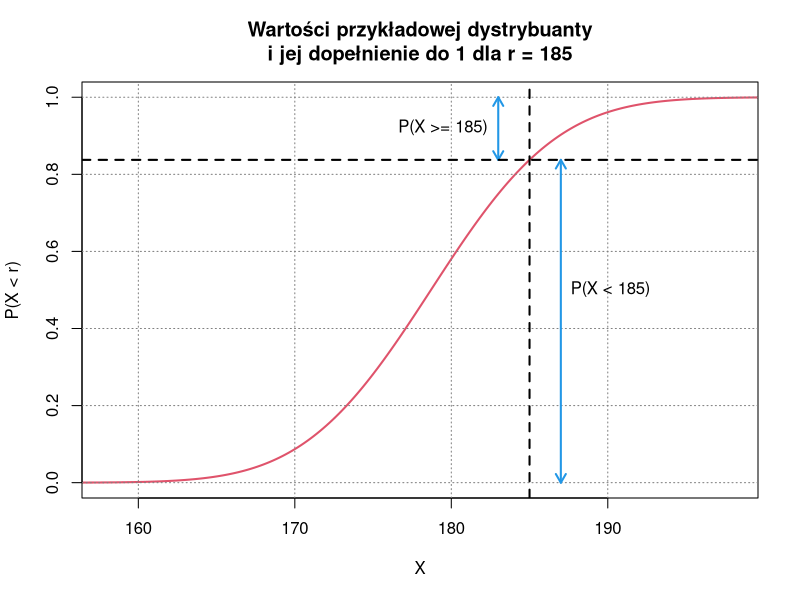
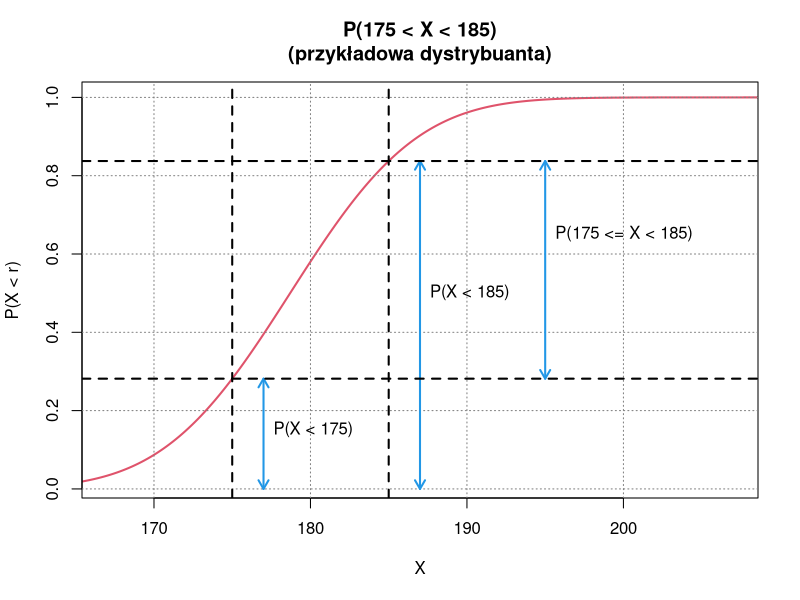
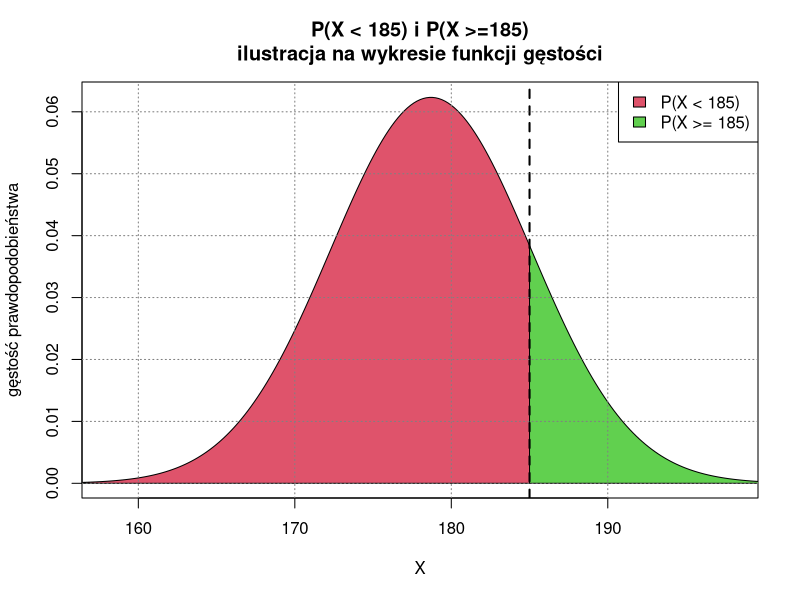
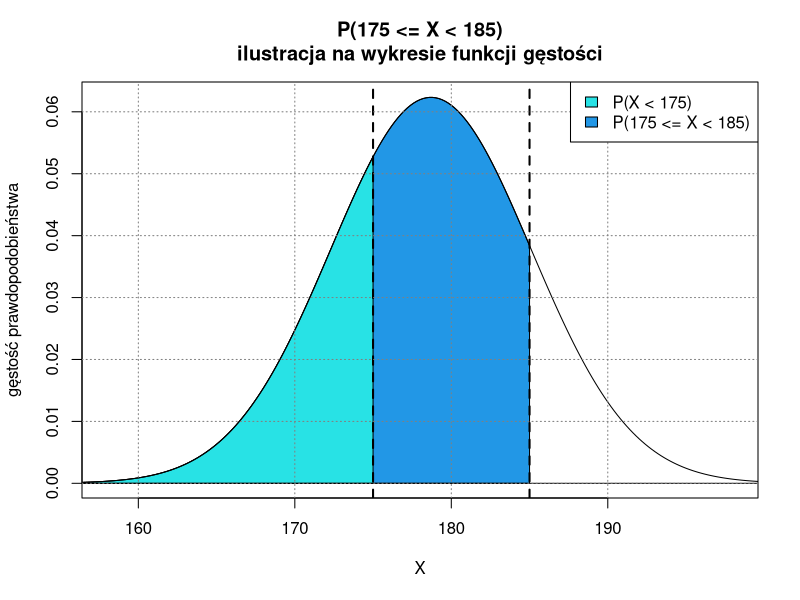
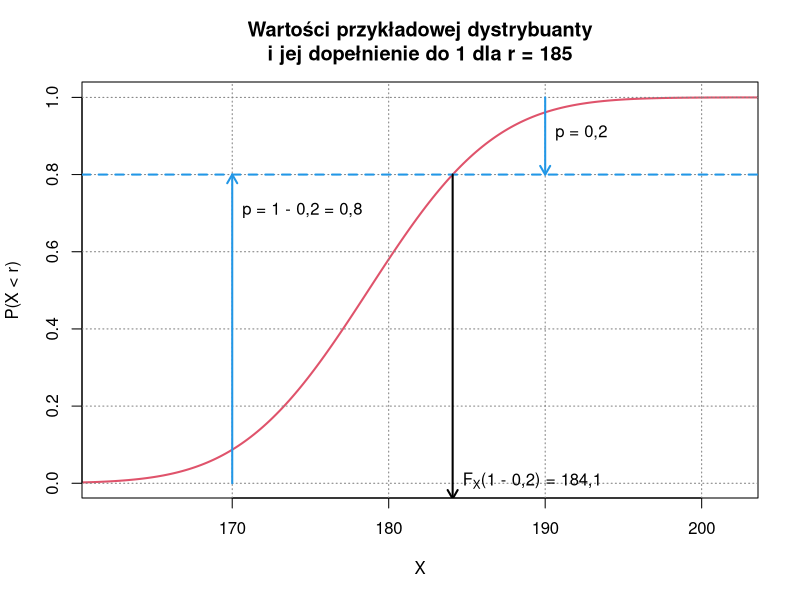
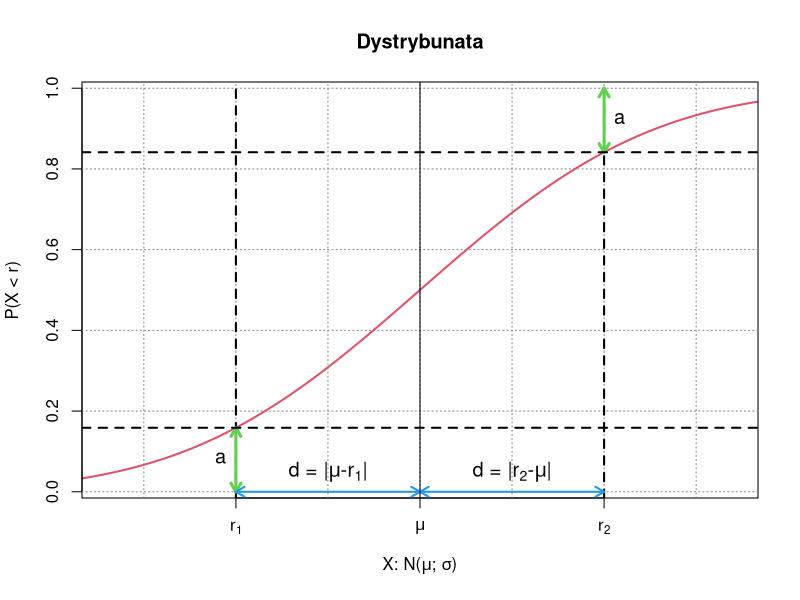
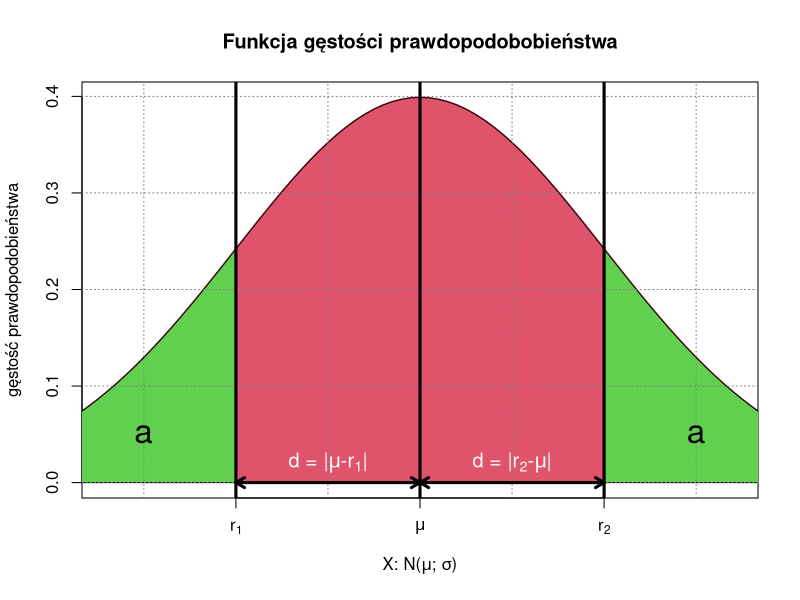
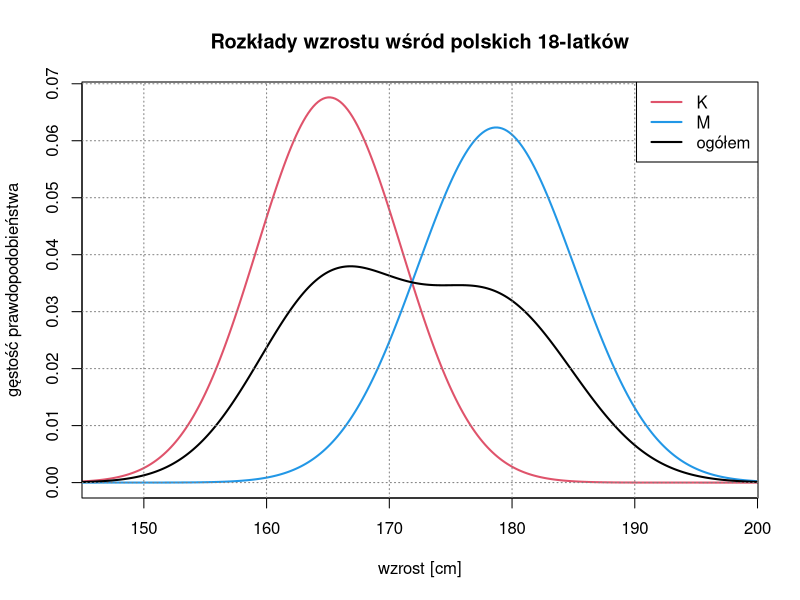

Source code (R) for these figures, in order:
## ---- chunk 1
x = seq(156, 200, 0.2)
y = pnorm(x, 178.7, 6.4)
plot(x, y, col = 2, lwd = 2,
     xlim = range(x) + c(2, -2), type = "l",
     xlab = "X", ylab = "P(X < r)",
     main = "Wartości przykładowej dystrybuanty\ni jej dopełnienie do 1 dla r = 185")
grid(col = grey(0.5))
arrows(c(187, 183), rep(pnorm(185, 178.7, 6.4), 2),
       c(187, 183), c(0, 1), code = 3, lwd = 2, length = 0.1, col = 4)
abline(v = 185, lwd = 2, lty = 2)
abline(h = pnorm(185, 178.7, 6.4), lwd = 2, lty = 2)
text(c(187, 183), c(0.5, 0.92), c("P(X < 185)", "P(X >= 185)"), pos = c(4, 2))
## ---- chunk 2
x = seq(165, 209, 0.2)
y = pnorm(x, 178.7, 6.4)
plot(x, y, col = 2, lwd = 2,
     xlim = range(x) + c(2, -2), type = "l",
     xlab = "X", ylab = "P(X < r)",
     main = "P(175 < X < 185)\n(przykładowa dystrybuanta)")
grid(col = grey(0.5))
arrows(c(177, 187, 195), pnorm(c(175, 185, 185), 178.7, 6.4),
       c(177, 187, 195), c(0, 0, pnorm(175, 178.7, 6.4)),
       code = 3, lwd = 2, length = 0.1, col = 4)
abline(v = c(175, 185), lwd = 2, lty = 2)
abline(h = pnorm(c(175, 185), 178.7, 6.4), lwd = 2, lty = 2)
text(c(177, 187, 195), c(0.15, 0.5, 0.65),
     c("P(X < 175)", "P(X < 185)", "P(175 <= X < 185)"), pos = 4)
## ---- chunk 3
x = seq(156, 200, 0.2)
y = dnorm(x, 178.7, 6.4)
x1 = x[x <= 185]
y1 = y[x <= 185]
x2 = x[x >= 185]
y2 = y[x >= 185]
plot(NA, NA, xlim = range(x) + c(2, -2), ylim = range(y),
     xlab = "X", ylab = "gęstość prawdopodobieństwa",
     main = "P(X < 185) i P(X >=185)\nilustracja na wykresie funkcji gęstości")
polygon(c(x1, 185, x1[1]), c(y1, 0, 0), col = 2)
polygon(c(x2, 200, x2[1]), c(y2, 0, 0), col = 3)
abline(v = 185, lwd = 2, lty = 2)
grid(col = grey(0.5))
legend("topright", legend = c("P(X < 185)", "P(X >= 185)"), fill = c(2, 3))
## ---- chunk 4
x = seq(156, 200, 0.2)
y = dnorm(x, 178.7, 6.4)
x1 = x[x <= 175]
y1 = y[x <= 175]
x2 = x[x <= 185]
y2 = y[x <= 185]
plot(NA, NA, xlim = range(x) + c(2, -2), ylim = range(y),
     xlab = "X", ylab = "gęstość prawdopodobieństwa",
     main = "P(175 <= X < 185)\nilustracja na wykresie funkcji gęstości")
polygon(c(x2, 185, x2[1]), c(y2, 0, 0), col = 4)
polygon(c(x1, 175, x1[1]), c(y1, 0, 0), col = 5)
lines(x, y)
abline(v = c(175, 185), lwd = 2, lty = 2)
abline(h = 0)
grid(col = grey(0.5))
legend("topright", legend = c("P(X < 175)", "P(175 <= X < 185)"), fill = c(5, 4))
## ---- chunk 5
x = seq(160, 204, 0.2)
y = pnorm(x, 178.7, 6.4)
plot(x, y, col = 2, lwd = 2,
     xlim = range(x) + c(2, -2), type = "l",
     xlab = "X", ylab = "P(X < r)",
     main = "Wartości przykładowej dystrybuanty\ni jej dopełnienie do 1 dla r = 185")
grid(col = grey(0.5))
arrows(c(170, 190), c(0, 1), c(170, 190), c(0.8, 0.8),
       code = 2, lwd = 2, lty = 1, length = 0.1, col = 4)
abline(h = 0.8, lwd = 2, lty = 2, col = 4)
arrows(qnorm(0.8, 178.7, 6.4), 0.8,
       qnorm(0.8, 178.7, 6.4), -0.04, code = 2, lwd = 2, length = 0.1)
text(c(170, 190, qnorm(0.8, 178.7, 6.4)), c(0.7, 0.9, 0), pos = 4,
     labels = c("p = 1 - 0,2 = 0,8", "p = 0,2",
                expression(paste(F[X], "(1 - 0,2) = 184,1"))))
## ---- chunk 6
x = seq(-2, 2, 0.05)
y1 = pnorm(x)
y2 = dnorm(x)
plot(x, y1, col = 2, lwd = 2, type = "l",
     xlim = c(-1.7, 1.7), xaxt = "n",
     xlab = expression(paste("X: N(", mu, "; ", sigma, ")")),
     ylab = "P(X < r)",
     main = "Dystrybunata")
axis(1, c(-1, 0, 1), c(expression(r[1]), expression(mu), expression(r[2])),
     cex = 1.5)
grid(col = grey(0.5))
abline(v = c(-1, 1), lwd = 2, lty = 2)
arrows(c(-1, 1), c(0, 1), c(-1, 1), pnorm(c(-1, 1)),
       code = 3, lwd = 3, lty = 1, length = 0.1, col = 3)
arrows(c(-1, 1), 0, 0, 0,
       code = 3, lwd = 2, lty = 1, length = 0.1, col = 4)
abline(v = 0)
abline(h = pnorm(c(-1, 1)), lwd = 2, lty = 2)
text(c(-0.5, 0.5, -1, 1), c(0, 0, c(0, pnorm(1)) + pnorm(-1) / 2),
     pos = c(3, 3, 2, 4), font = 2, cex = 1.2,
     labels = c(expression(paste("d = |", mu, "-", r[1], "|")),
                expression(paste("d = |", r[2], "-", mu, "|")), "a", "a"))
x1 = x[x <= -1]
y21 = y2[x <= -1]
x2 = x[-1 <= x & x <= 1]
y22 = y2[-1 <= x & x <= 1]
x3 = rev(x[x >= 1])
y23 = rev(y2[x >= 1])
plot(x, y2, col = 2, lwd = 2, type = "l",
     xlim = c(-1.7, 1.7), xaxt = "n", ylim = c(0, max(y2)),
     xlab = expression(paste("X: N(", mu, "; ", sigma, ")")),
     ylab = "gęstość prawdopodobieństwa",
     main = "Funkcja gęstości prawdopodobobieństwa")
axis(1, c(-1, 0, 1), c(expression(r[1]), expression(mu), expression(r[2])),
     cex = 1.5)
polygon(c(x1, -1, x1[1]), c(y21, 0, 0), col = 3)
polygon(c(x2, 1, -1), c(y22, 0, 0), col = 2)
polygon(c(x3, 1, x3[1]), c(y23, 0, 0), col = 3)
grid(col = grey(0.5))
abline(v = c(-1, 0, 1), lwd = 3, lty = 1)
arrows(c(-1, 1), 0, 0, 0,
       code = 3, lwd = 3, lty = 1, length = 0.1, col = 1)
text(c(-0.5, 0.5), c(0, 0), pos = 3, cex = 1.2, col = "white",
     labels = c(expression(paste("d = |", mu, "-", r[1], "|")),
                expression(paste("d = |", r[2], "-", mu, "|"))))
text(c(-1.5, 1.5), c(0.05, 0.05), cex = 2, col = 1, labels = c("a", "a"))
## ---- chunk 7
x = seq(145, 200, 0.2)
k = dnorm(x, 165.1, 5.9)
m = dnorm(x, 178.7, 6.4)
plot(x, k, col = 2, lwd = 2,
     xlim = range(x) + c(2, -2), type = "l",
     xlab = "wzrost [cm]", ylab = "gęstość prawdopodobieństwa",
     main = "Rozkłady wzrostu wśród polskich 18-latków")
lines(x, m, col = 4, lwd = 2)
lines(x, (m + k) / 2, col = 1, lwd = 2)
grid(col = grey(0.5))
legend("topright", legend = c("K", "M", "ogółem"), col = c(2, 4, 1), lwd = 2)
## ---- chunk 8
pnorm(2)
## ---- chunk 9
1 - pnorm(0, mean = 10, sd = 15)
## ---- chunk 10
dnorm(0:20, mean = 10, sd = 15)
## ---- chunk 11
qnorm(0.05)
## ---- chunk 12
qnorm(1 - 0.01, mean = 10, sd = 15)
## ---- chunk 13
proba = rnorm(10, mean = 100, sd = 10)
proba
## ---- chunk 14
punif(0.2, -1, 2)
## ---- chunk 15
pnorm(-2.5)
## ---- chunk 16
1 - pnorm(2.5)
## ---- chunk 17
pnorm(1.5) - pnorm(-0.5)
## ---- chunk 18
1 - pnorm(-1.8, -1, 0.5)
## ---- chunk 19
pnorm(-2, -1, 0.5) + (1 - pnorm(0, -1, 0.5))
## ---- chunk 20
1 - punif(1, 0, 1)
## ---- chunk 21
punif(0.75) - punif(0.25)
## ---- chunk 22
qnorm(1 - 0.95)
## ---- chunk 23
qnorm(0.05)
## ---- chunk 24
-1 * qnorm(0.01)
## ---- chunk 25
qnorm(0.2, -1, 0.5)
## ---- chunk 26
qunif(1 - 0.8, 0 , 1)
